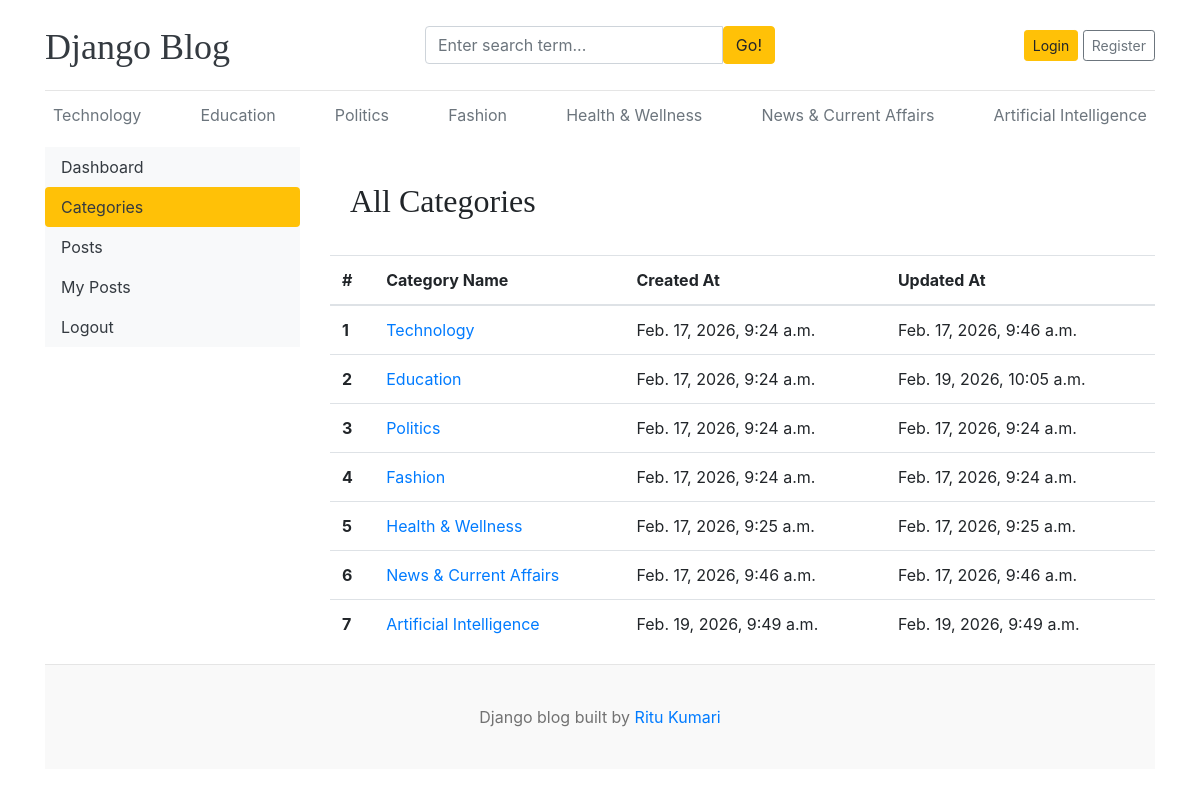
/dashboard/categories/, run on the app's committed database.
### blogs/models.py (models this page shows)
class Category(models.Model):
    category_name = models.CharField(max_length=50)
    created_at = models.DateTimeField(auto_now_add=True)
    updated_at = models.DateTimeField(auto_now=True)
    class Meta:
        verbose_name_plural = 'Categories'
        constraints = [
            models.UniqueConstraint(
                Lower('category_name'),
                name='unique_category_name_ci',
                violation_error_message="This category already exists. Please choose a different name."
            )
        ]
    def __str__(self):
        return self.category_name.title()

### dashboard/views.py (the view)
# urls.py: path('categories/', views.categories, name='categories'),
def categories(request):
    return render(request, 'dashboard/categories.html')

### blogs/context_processors.py (called while the page is built)
def get_categories(request):
    categories = Category.objects.all()
    return dict(categories=categories)

def get_social_links(request):
    social_links = SocialLink.objects.all()
    return dict(social_links=social_links)

### templates/dashboard/categories.html (shortened to what this page needs)
{% extends 'base.html' %}
{% block content %}
<div class="row">
    {% include 'dashboard/sidebar.html' %}
    <div class="col-md-9">
        <div class="row d-flex justify-content-between align-items-center" style="padding: 35px;">
            <h2 class="mb-0">All Categories</h2>
        </div>
        <table class="table table-hover">
            <thead>
                <tr>
                <th>#</th>
                <th>Category Name</th>
                <th>Created At</th>
                <th>Updated At</th>
                </tr>
            </thead>
            <tbody>
                {% for cat in categories %}
                    <tr>
                    <th>{{ forloop.counter }}</th>
                    <td><a href="{% url 'posts_by_category' cat.id %}">{{ cat }}</a></td>
                    <td>{{ cat.created_at }}</td>
                    <td>{{ cat.updated_at }}</td>
                    </tr>
                {% endfor %}
            </tbody>
        </table>
    </div>
</div>
{% endblock %}

### templates/base.html (shortened to what this page needs)
{% load static %}
<!doctype html>
<html lang="en">
  <head>
    <link
      href="https://getbootstrap.com/docs/4.0/dist/css/bootstrap.min.css"
      rel="stylesheet"
    />
    <link href="{% static 'css/blog.css' %}" rel="stylesheet" />
    <link rel="stylesheet" href="https://cdnjs.cloudflare.com/ajax/libs/font-awesome/4.7.0/css/font-awesome.min.css">
  </head>
  <body>
    <div class="container">
      <header class="blog-header py-3">
        <div class="row flex-nowrap justify-content-between align-items-center">
          <div class="col-4 pt-1">
            <a class="blog-header-logo text-dark" href="/">Django Blog</a>
          </div>
          <div class = "col-4">
            <form action="{% url 'search' %}" method="GET">
              <div class="input-group">
                        <input class="form-control" type="text" name="keyword" value="{{ keyword }}" placeholder="Enter search term..." aria-label="Enter search term..." aria-describedby="button-search" />
                        <button type="submit" class="btn btn-warning" id="button-search" type="button">Go!</button>
                    </div>
            </form>
          </div>
          <div class="col-4 d-flex justify-content-end align-items-center">
            {% if not user.is_authenticated %}
            <a class="btn btn-sm btn-warning" href="{% url 'login' %}">Login</a> &nbsp;
            <a class="btn btn-sm btn-outline-secondary" href="{% url 'register' %}">Register</a>
            {% else %}
            <span><a href="{% url 'dashboard' %}">Dashboard</a></span>
            &emsp;
            <span><a href="{% url 'logout' %}">Logout</a></span>
            {% endif %}
          </div>
        </div>
      </header>
      <div class="nav-scroller py-1 mb-2">
        <nav class="nav d-flex justify-content-between">
          {% for category in categories %}
          <a class="p-2 text-muted" href="{% url 'posts_by_category' category.id %}">{{ category.category_name | title }}</a>
          {% endfor %}
        </nav>
      </div>
      {% block content %}
      {% endblock %}
     <footer class="blog-footer">
      <p>Django blog built by <a href="#">Ritu Kumari</a></p>
    </footer>
  </body>
</html>

### blog_main/static/css/blog.css (style rules this page uses)
.blog-header { border-bottom: 1px solid #e5e5e5; }
.blog-header-logo { font-family: "Playfair Display", Georgia, "Times New Roman", serif; font-size: 2.25rem; }
h1, h2, h3, h4, h5, h6 { font-family: "Playfair Display", Georgia, "Times New Roman", serif; }
.blog-footer { padding: 2.5rem 0; color: #727272; text-align: center; background-color: #f9f9f9; border-top: .05rem solid #e5e5e5; }
.blog-footer p:last-child { margin-bottom: 0; }

### data on the page
Category: category_name "Technology", created_at "Feb. 17, 2026, 9:24 a.m.", updated_at "Feb. 17, 2026, 9:46 a.m."
Category: category_name "Education", created_at "Feb. 17, 2026, 9:24 a.m.", updated_at "Feb. 19, 2026, 10:05 a.m."
Category: category_name "Politics", created_at "Feb. 17, 2026, 9:24 a.m.", updated_at "Feb. 17, 2026, 9:24 a.m."
Category: category_name "Fashion", created_at "Feb. 17, 2026, 9:24 a.m.", updated_at "Feb. 17, 2026, 9:24 a.m."
Category: category_name "Health & Wellness", created_at "Feb. 17, 2026, 9:25 a.m.", updated_at "Feb. 17, 2026, 9:25 a.m."
Category: category_name "News & Current Affairs", created_at "Feb. 17, 2026, 9:46 a.m.", updated_at "Feb. 17, 2026, 9:46 a.m."
Category: category_name "Artificial Intelligence", created_at "Feb. 19, 2026, 9:49 a.m.", updated_at "Feb. 19, 2026, 9:49 a.m."
